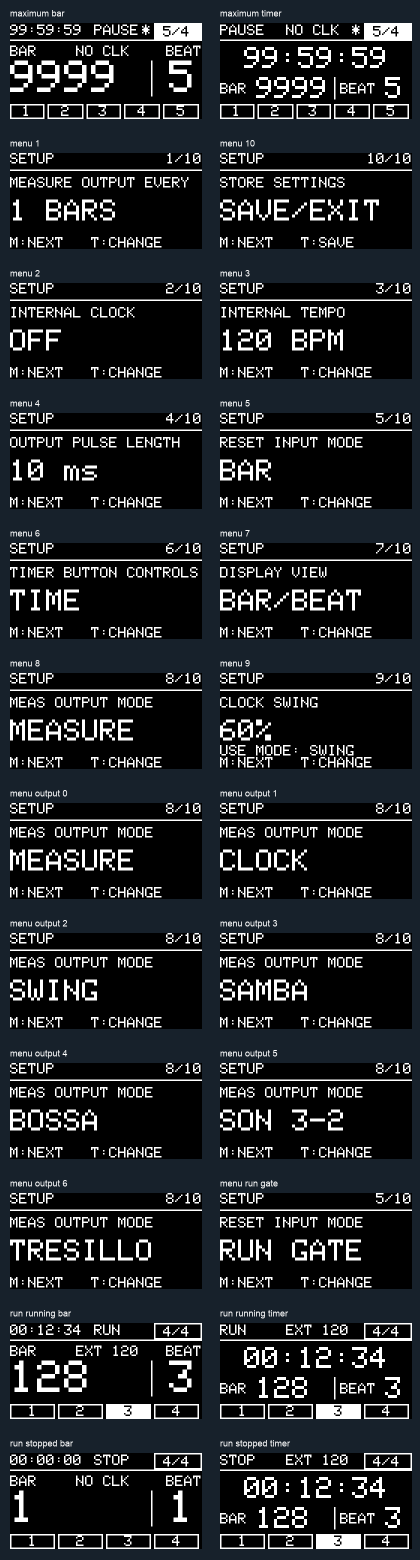
#> input picture firmware/Eurotrack_V4_2_SingleFile/preview/all_screens.png, 840 x 3120 px, given in place of run_running_bar.png, which was not available (shown at 1/2 size)
$ python render_previews.py
#> lines starting #> are read from the running program, lines starting #| are printed output that depends on the picture
#!/usr/bin/env python3
"""PNG previews from the production firmware's actual Adafruit GFX frames."""
from pathlib import Path
from PIL import Image, ImageDraw, ImageFont
root=Path(__file__).resolve().parents[1]
p=root/'preview'
try:
 font=ImageFont.truetype('/System/Library/Fonts/Supplemental/Arial.ttf',18)
except OSError:
 font=ImageFont.load_default()
for source in sorted(p.glob('*.pgm')):
 Image.open(source).convert('RGB').save(source.with_suffix('.png'))

def board(name, entries):
#> called with name = 'features_preview.png'
 canvas=Image.new('RGB',(840,((len(entries)+1)//2)*260),'#17212b')
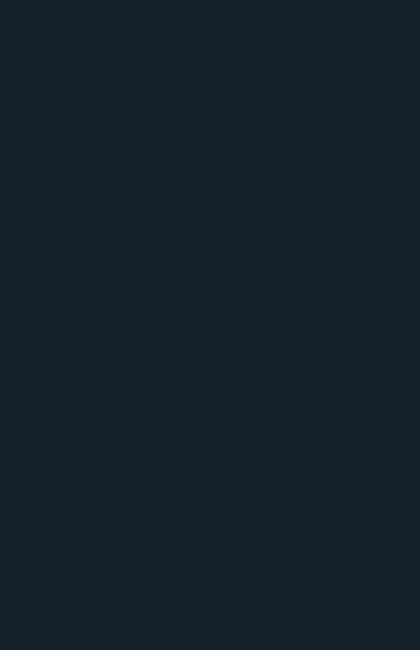
#> canvas: PIL image 840x1300 RGB (shown at 1/2 size); mean R, G, B 23, 33, 43
 draw=ImageDraw.Draw(canvas)
 for i,(source,label) in enumerate(entries):
  x,y=20+(i%2)*420,16+(i//2)*260
  draw.text((x,y),label,font=font,fill='white')
  image=Image.open(p/(source+'.png')).convert('RGB')
#> image is the input picture: PIL image 840x3120 RGB; mean R, G, B 33.3, 36.5, 39.7
  canvas.paste(image.resize((384,192),Image.Resampling.NEAREST),(x,y+30))
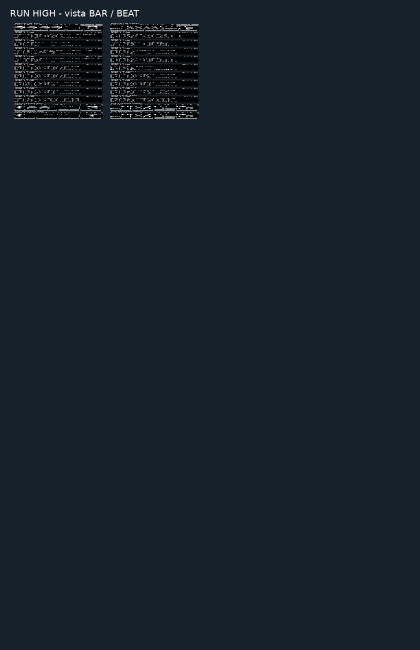
#> canvas: PIL image 840x1300 RGB (shown at 1/2 size); mean R, G, B 23.6, 33.1, 42.6
#> pass 2 of the loop in board, `for i,(source,label) in enumerate(entries):`:
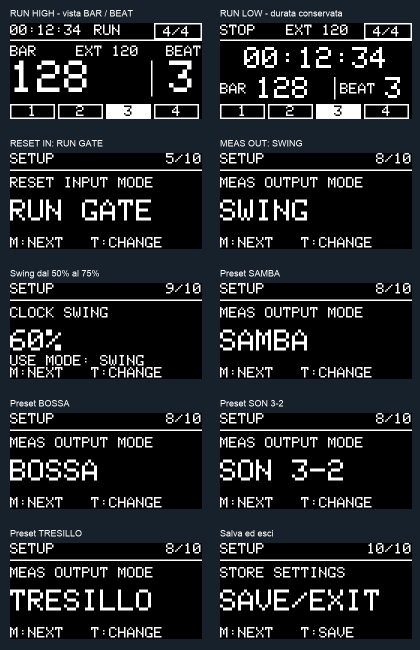
#> input picture firmware/Eurotrack_V4_2_SingleFile/preview/features_preview.png, 840 x 1300 px, given in place of run_stopped_timer.png, which was not available (shown at 1/2 size)
#> in board, image is the input picture: PIL image 840x1300 RGB; mean R, G, B 33.7, 36.9, 40.1
#> in board, `canvas.paste(image.resize((384,192),Image.Resampling.NEAREST),(x,y+30))`:
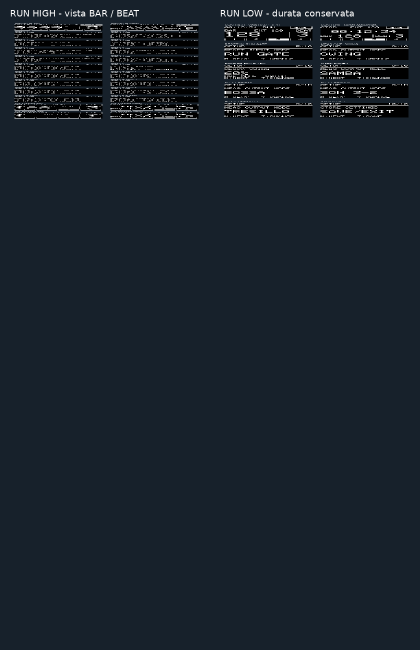
#> canvas: PIL image 840x1300 RGB (shown at 1/2 size); mean R, G, B 24.5, 33.6, 42.6
 canvas.save(p/name)

#> (the run stopped early here; a loop or call above may not have finished)
